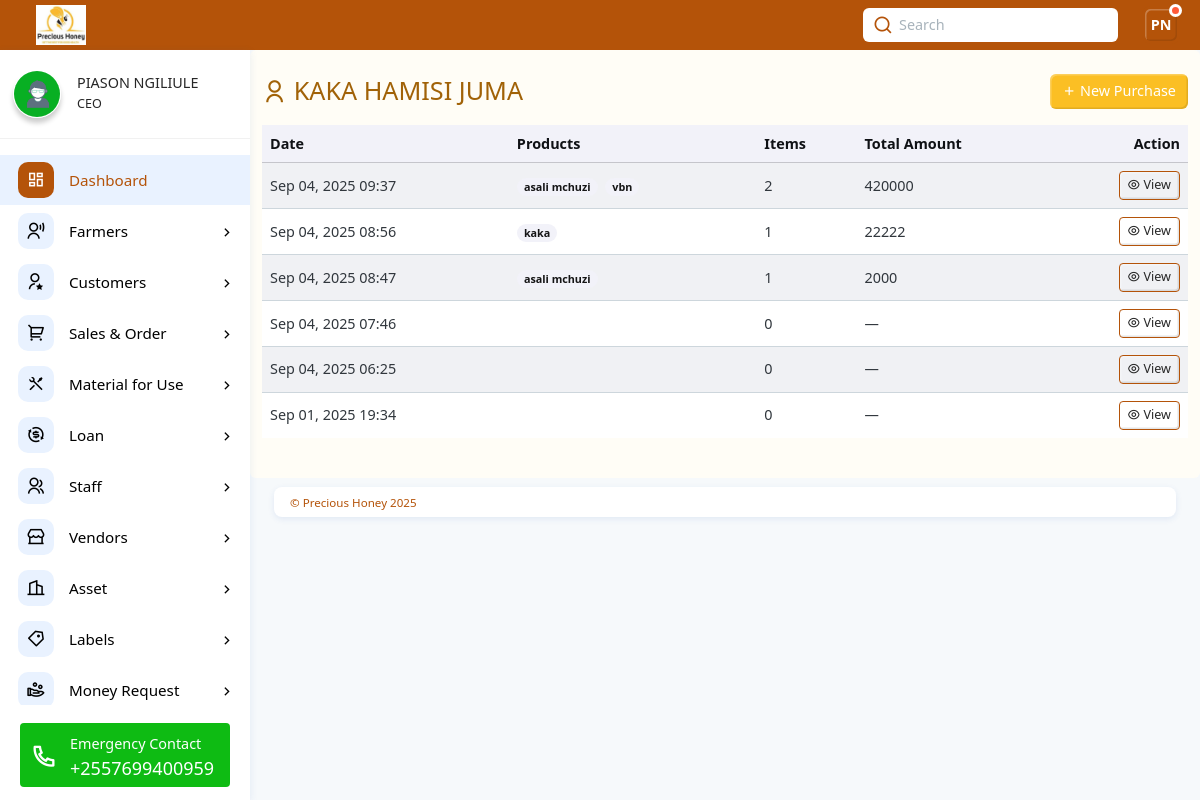
Page /purchase/farmer/2/ (signed in) on the committed database.
### web/models.py (models this page shows, shortened)
class Staff(models.Model):
    user = models.OneToOneField(MyUser, on_delete=models.CASCADE)  # badala ya ForeignKey
    first_name = models.CharField(max_length=100)
    middle_name = models.CharField(max_length=100, blank=True, null=True)
    last_name = models.CharField(max_length=100)
    gender = models.CharField(max_length=10, choices=[('male', 'Male'), ('female', 'Female')])
    village = models.CharField(max_length=100)
    ward = models.CharField(max_length=100)
    district = models.CharField(max_length=100)
    region = models.CharField(max_length=100)
    designation = models.CharField(max_length=100)
    mobile_number = models.CharField(max_length=15)
    nin_number = models.CharField(max_length=20, blank=True, null=True)
    postal_code = models.CharField(max_length=10, blank=True, null=True)
    email = models.EmailField(unique=True)
    username = models.CharField(max_length=100, unique=True)
    profile_picture = models.FileField(upload_to="home/", blank=True, null=True, help_text="Optional")
    date_joined = models.DateTimeField(auto_now_add=True, null=True)
    def initials(self):
        return f"{self.first_name[0].upper()}{self.last_name[0].upper()}"

class Farmer(models.Model):
    user = models.ForeignKey(MyUser, on_delete=models.CASCADE)  # Assuming the user is from the auth.User model
    first_name = models.CharField(max_length=50)
    middle_name = models.CharField(max_length=50, blank=True, null=True)
    last_name = models.CharField(max_length=50)
    gender = models.CharField(max_length=10, choices=[('male', 'Male'), ('female', 'Female')])
    village = models.CharField(max_length=100)
    ward = models.CharField(max_length=100)
    district = models.CharField(max_length=100)
    region = models.CharField(max_length=50)
    mobile_number = models.CharField(max_length=15)
    nin_number = models.CharField(max_length=20, blank=True, null=True)
    postal_code = models.CharField(max_length=20, blank=True, null=True)
    total_beehives = models.PositiveIntegerField()
    ttb_beehives = models.PositiveIntegerField()
    tch_beehives = models.PositiveIntegerField()
    ktbh_beehives = models.PositiveIntegerField()
    local_beehives = models.PositiveIntegerField()
    colonized_beehives = models.PositiveIntegerField()
    uncolonized_beehives = models.PositiveIntegerField()
    mwanzo = models.TextField()
    malengo = models.TextField()
    muhamasishaji = models.TextField()
    kiasi_mwisho = models.TextField()
    kufanikisha_nin = models.TextField()
    kusaidia_mazingira = models.TextField()
    familia_mtazamo = models.TextField()
    date_created = models.DateTimeField(auto_now_add=True, null=True)

class Purchase(models.Model):
    farmer = models.ForeignKey(Farmer, on_delete=models.CASCADE, related_name='purchases')
    purchase_date = models.DateTimeField(auto_now_add=True)
    created_by = models.ForeignKey(MyUser, on_delete=models.SET_NULL, null=True, blank=True)
    notes = models.TextField(blank=True, null=True)
    status = models.CharField(
        max_length=20,
        choices=[("pending", "Pending"), ("paid", "Paid"), ("cancelled", "Cancelled")],
        default="pending"
    )
    @property
    def total_amount(self):
        return self.items.aggregate(
            s=Sum(F('quantity') * F('unit_price'))
        )['s'] or 0

class PurchaseItem(models.Model):
    purchase = models.ForeignKey(Purchase, on_delete=models.CASCADE, related_name='items')
    product_name = models.CharField(max_length=200)
    quantity = models.PositiveIntegerField()
    unit_price = models.DecimalField(max_digits=12, decimal_places=2)
    total_price = models.DecimalField(max_digits=12, decimal_places=2, blank=True, null=True)
    barcode_data = models.CharField(max_length=255)

### web/views.py (the view)
# urls.py: path("purchase/farmer/<int:farmer_id>/", views.farmer_purchases, name="farmer_purchases"),
def farmer_purchases(request, farmer_id):
    staff = get_object_or_404(Staff, email=request.user.email, username=request.user.username)
    staff = Staff.objects.get(user=request.user)
    initials = staff.initials()  # piga method ya initials
    farmer = get_object_or_404(Farmer, id=farmer_id)
    purchases = farmer.purchases.select_related('farmer').prefetch_related('items').order_by('-purchase_date')
    context = {
        "farmer": farmer,
        "purchases": purchases,
        "designation": staff.designation,
        "first_name": staff.first_name,
        "last_name": staff.last_name,
        "profile_picture": staff.profile_picture,
        "initials": initials,
    }
    return render(request, "web/farmer_purchases.html", context)

### web/templates/web/farmer_purchases.html (shortened to what this page needs)
{% extends "web/base.html" %}
{% block content %}
<div class="container py-4 honey-bg rounded">
  <div class="d-flex align-items-center justify-content-between mb-3">
    <h3 class="honey-text mb-0">
      <i class="ri-user-line"></i>
      {{ farmer.first_name }} {% if farmer.middle_name %}{{ farmer.middle_name }}{% endif %} {{ farmer.last_name }}
    </h3>
    <a class="btn honey-btn text-white" href="{% url 'add_purchase' farmer.id %}">
      <i class="ri-add-line"></i> New Purchase
    </a>
  </div>
  {% if purchases %}
    <div class="table-responsive">
      <table class="table table-striped table-hover align-middle">
        <thead class="table-light">
          <tr>
            <th>Date</th>
            <th>Products</th>
            <th>Items</th>
            <th>Total Amount</th>
            <th class="text-end">Action</th>
          </tr>
        </thead>
        <tbody>
          {% for p in purchases %}
          <tr>
            <td>{{ p.purchase_date|date:"M d, Y H:i" }}</td>
            <td>
              {% for it in p.items.all|slice:":3" %}
                <span class="badge rounded-pill bg-light text-dark me-1">{{ it.product_name }}</span>
              {% endfor %}
            </td>
            <td>{{ p.items.count }}</td>
            <td>
              {% if p.total_amount %}
                {{ p.total_amount }}
              {% else %}
                —
              {% endif %}
            </td>
            <td class="text-end">
              <a class="btn btn-sm btn-outline-primary" href="{% url 'purchase_detail' p.id %}">
                <i class="ri-eye-line"></i> View
              </a>
            </td>
          </tr>
          {% endfor %}
        </tbody>
      </table>
    </div>
  {% else %}
    <div class="text-center py-5">
      <i class="ri-inbox-unarchive-line fs-2 d-block mb-2 text-muted"></i>
      <div class="text-muted">No purchases yet. Start by clicking <strong>New Purchase</strong> above.</div>
    </div>
  {% endif %}
</div>
{% endblock %}

### web/templates/web/base.html (shortened to what this page needs)
{% load static %}
<!DOCTYPE html><html lang="en"><head>
    <link rel="stylesheet" href="{% static 'web/css/remixicon.css' %}">
    <link rel="stylesheet" href="{% static 'web/css/main.min.css' %}">
    <link rel="stylesheet" href="{% static 'web/css/OverlayScrollbars.min.css' %}">
  </head>
  <body>
    <div class="page-wrapper">
      <div class="app-header d-flex align-items-center">
        <div class="app-brand ms-3">
          <a href="{% url 'home' %}" class="d-lg-block d-none">
            <img src="{% static 'web/images/logo6.jpg' %}" class="logo" alt="Precious Honey Information Management System">
          </a>
        </div>
        <div class="header-actions">
          {% if user.is_authenticated %}
          <div class="search-container d-lg-block d-none mx-3">
            <input type="text" class="form-control" id="searchId" placeholder="Search">
            <i class="ri-search-line"></i>
          </div>
          {% endif %}
          {% if user.is_authenticated %}
          <div class="dropdown ms-2">
            <a id="userSettings" class="dropdown-toggle d-flex align-items-center" href="#!" role="button" data-bs-toggle="dropdown" aria-expanded="false">
              <div class="avatar-box">{{ initials }}<span class="status busy"></span></div>
            </a>
          </div>
          {% endif %}
        </div>
      </div>
      <div class="main-container">
        {% if user.is_authenticated %}
        <nav id="sidebar" class="sidebar-wrapper">
          <div class="sidebar-profile">
            {% if profile_picture %}
            <img src=" {{profile_picture.url}}" class="img-shadow img-3x me-3 rounded-5" alt="Precious Honey Management System">
            {% else %}
            <img src="{% static 'web/images/profile2.jpg' %}" class="img-shadow img-3x me-3 rounded-5" alt="Precious Honey Management System">
            {% endif %}
            <div class="m-0">
              <h6 class="mb-1 profile-name text-nowrap text-truncate">{{first_name}} {{last_name}}</h6>
              <p class="m-0 small profile-name text-nowrap text-truncate">{{designation}}</p>
            </div>
          </div>
          <div class="sidebarMenuScroll">
            <ul class="sidebar-menu">
              <li class="active current-page">
                <a href="{% url 'home' %}">
                  <i class="ri-dashboard-line"></i>
                  <span class="menu-text">Dashboard</span>
                </a>
              </li>
              {% if designation == "Collection Officer" or designation == "CEO" or designation == "Manager" or designation == "Store Keeper" or designation == "Bee Keeper" %}
              <li class="treeview">
                <a href="#!">
                  <i class="ri-user-voice-line"></i>
                  <span class="menu-text">Farmers</span>
                </a>
              </li>
              {% endif %}
              {% if designation == "CEO" or designation == "Manager" or designation == "Vendors" or designation == "Marketing Officer" or designation == "Finance Officer" or designation == "Store Keeper" %}
              <li class="treeview">
                <a href="#!">
                  <i class="ri-user-star-line"></i>
                  <span class="menu-text">Customers</span>
                </a>
              </li>
              {% endif %}
              {% if designation == "CEO" or designation == "Manager" or designation == "Finance Officer" or designation == "Marketing Officer" or designation == "Store Keeper" %}
              <li class="treeview">
                <a href="#!">
                  <i class="ri-shopping-cart-2-line"></i>
                  <span class="menu-text">Sales & Order</span>
                </a>
              </li>
              {% endif %}
              {% if designation == "CEO" or designation == "Manager" or designation == "Store Keeper" or designation == "Factory Manager" %}
              <li class="treeview">
                <a href="#!">
                  <i class="ri-tools-line"></i>
                  <span class="menu-text">Material for Use</span>
                </a>
              </li>
              {% endif %}
              {% if designation == "CEO" or designation == "Manager" %}
              <li class="treeview">
                <a href="#!">
                  <i class="ri-exchange-dollar-line"></i>
                  <span class="menu-text">Loan</span>
                </a>
              </li>
              {% endif %}
              {% if designation == "CEO" or designation == "Manager" %}
              <li class="treeview">
                <a href="#!">
                  <i class="ri-group-line"></i>
                  <span class="menu-text">Staff</span>
                </a>
              </li>
              {% endif %}
              {% if designation == "CEO" or designation == "Marketing Officer" or designation == "Manager" %}
              <li class="treeview">
                <a href="#!">
                  <i class="ri-store-2-line"></i>
                  <span class="menu-text">Vendors</span>
                </a>
              </li>
              {% endif %}
              {% if designation == "CEO" or designation == "Manager" or designation == "Store Keeper" %}
              <li class="treeview">
                <a href="#!">
                  <i class="ri-building-2-line"></i>
                  <span class="menu-text">Asset</span>
                </a>
              </li>
              {% if designation == "CEO" or designation == "Manager" or designation == "Store Keeper" %}
              <li class="treeview">
                <a href="#!">
                  <i class="ri-price-tag-3-line"></i>
                  <span class="menu-text">Labels</span>
                </a>
              </li>
              {% endif %}
              {% endif %}
              <li class="treeview">
                <a href="#!">
                  <i class="ri-hand-coin-line"></i>
                  <span class="menu-text">Money Request</span>
                </a>
              </li>
            </ul>
          </div>
          <div class="sidebar-contact">
            <p class="fw-light mb-1 text-nowrap text-truncate">Emergency Contact</p>
            <h5 class="m-0 lh-1 text-nowrap text-truncate">+2557699400959</h5>
            <i class="ri-phone-line"></i>
          </div>
        </nav>
        {% endif %}
      <div class="app-container">
        {% block content %}
        {% endblock %}
      </div>
          <div class="app-footer bg-white">
            <span>© Precious Honey {% now "Y" %}</span>
        </div>
        </div>
      </div>
</body></html>

### web/templates/web/base.html (style rules this page uses)
:root { --honey-50: #fff8e6; --honey-100:#fdecc2; --honey-300:#fbcf77; --honey-400:#fbbf24; --honey-500:#f59e0b; --honey-700:#b45309; --ink:#111; }

### web/templates/web/_styles.html (style rules this page uses)
:root { --honey:#DAA520; --honey-dark:#b8860b; --honey-brown:#8B4513; --honey-bg:#fff8f0; }
.honey-btn { background:var(--honey); border:none; }
.honey-text { color:var(--honey-brown); }
.honey-bg { background:var(--honey-bg); }

### web/templates/web/farmer_purchases.html (style rules this page uses)
.honey-bg { background: #fffdf6; }
.honey-text { color: #a16207; }
.honey-btn { background: #fbbf24; border-color: #f59e0b; }
.table td, .table th { vertical-align: middle; }

### rows in the picture
Staff: first_name "PIASON", last_name "NGILIULE", designation "CEO"
Farmer: first_name "KAKA", middle_name "HAMISI", last_name "JUMA"
Purchase: purchase_date "Sep 04, 2025 09:37", items.count "2", total_amount "420000"
PurchaseItem: product_name "asali mchuzi"
PurchaseItem: product_name "vbn"
Purchase: purchase_date "Sep 04, 2025 08:56", items.count "1", total_amount "22222"
PurchaseItem: product_name "kaka"
Purchase: purchase_date "Sep 04, 2025 08:47", items.count "1", total_amount "2000"
PurchaseItem: product_name "asali mchuzi"
Purchase: purchase_date "Sep 04, 2025 07:46", items.count "0"
Purchase: purchase_date "Sep 04, 2025 06:25", items.count "0"
Purchase: purchase_date "Sep 01, 2025 19:34", items.count "0"

### other values in the picture
{{ initials }} "PN"
